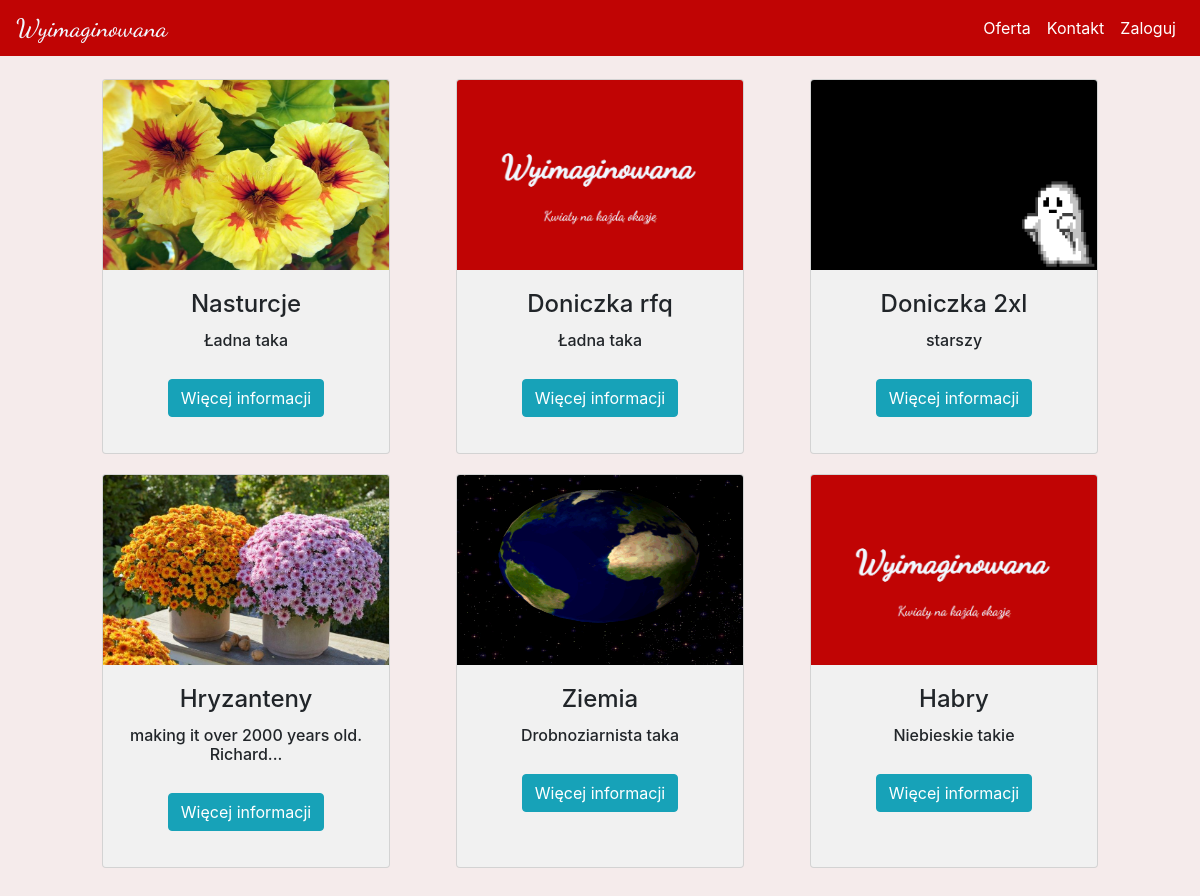
Page /oferta/Kwiaty/1 on the committed database.
### kwiaciarnia/models.py (models this page shows)
class Products(db.Model):
    id = db.Column(db.Integer(), primary_key=True)
    category = db.Column(db.Integer(), db.ForeignKey('product_category.id'))
    name = db.Column(db.String(), unique=True)
    description = db.Column(db.String())
    price = db.Column(db.Integer())

### kwiaciarnia/routes.py (the view, shortened to what this page needs)
@app.route('/oferta/<cat_name>/<id>', methods=["GET", "POST"])
def products(cat_name, id):
    products = Products.query.filter_by(category=id).all()
    products_category = Product_category.query.filter_by(name=cat_name).first()
    form = OrderForm()
    return render_template('products.html', products=products, products_category=products_category, form=form)

### kwiaciarnia/templates/products.html (shortened to what this page needs)
{% extends 'base.html' %}
{% block content %}
<div class="scrollmenu scrolly">
  {% for product in products %}
    <div class="card max-height padding-btm" style="width: 18rem;">
      {% if product.category == products_category.id %}
        <img class="card-img-top card-colour img-size" src="/static/uploads/products/{{product.id}}.png" alt="{{product.name}}" onerror="this.onerror=null;this.src='/static/uploads/logo/filler.png';">
      {% endif %}
      <div class="card-body padding-btm">
        <h4 class="card-title">{{product.name}}</h4>
        <h6 class="card-text">{{product.description|truncate(50)}}</h6>
        <button type="button" class="btn btn-info" data-toggle="modal" data-target="#Modal-MoreInfo-{{ product.id }}">
          Więcej informacji
        </button>
      </div>
    </div>
  {% endfor %}
</div>
{% endblock %}

### kwiaciarnia/static/styles/main.css (style rules this page uses)
body { background-color: #f5ebeb; }
.scrolly { display: flex; flex-wrap: wrap; padding: 5px; }
.scrolly > div { background-color: #f1f1f1; width: 100px; margin: 10px; text-align: center; line-height: 75px; font-size: 30px; margin-left: auto; margin-right: auto; }
.img-size { width: 286px; height: 190px; }

### rows in the picture
Products: shows a picture, name "Nasturcje", description "Ładna taka"
Products: name "Doniczka rfq", description "Ładna taka"
Products: shows a picture, name "Doniczka 2xl", description "starszy"
Products: shows a picture, name "Hryzanteny", description "making it over 2000 years old. Richard..."
Products: shows a picture, name "Ziemia", description "Drobnoziarnista taka"
Products: name "Habry", description "Niebieskie takie"
